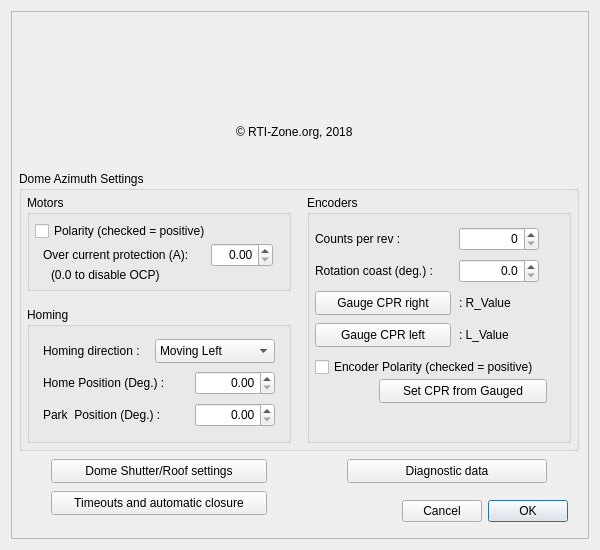
<?xml version="1.0" encoding="UTF-8"?>
<ui version="4.0">
 <class>X2Dome</class>
 <widget class="QDialog" name="X2Dome">
  <property name="geometry">
   <rect>
    <x>0</x>
    <y>0</y>
    <width>600</width>
    <height>550</height>
   </rect>
  </property>
  <property name="minimumSize">
   <size>
    <width>600</width>
    <height>550</height>
   </size>
  </property>
  <property name="maximumSize">
   <size>
    <width>600</width>
    <height>550</height>
   </size>
  </property>
  <property name="windowTitle">
   <string>DomePro settings</string>
  </property>
  <layout class="QVBoxLayout" name="verticalLayout_5">
   <item>
    <widget class="X2Form" name="X2Form">
     <property name="minimumSize">
      <size>
       <width>560</width>
       <height>0</height>
      </size>
     </property>
     <property name="maximumSize">
      <size>
       <width>9999</width>
       <height>9999</height>
      </size>
     </property>
     <property name="frameShape">
      <enum>QFrame::StyledPanel</enum>
     </property>
     <property name="frameShadow">
      <enum>QFrame::Raised</enum>
     </property>
     <property name="SerialPortName" stdset="0">
      <string/>
     </property>
     <widget class="QGroupBox" name="MaxDomeIIParams">
      <property name="geometry">
       <rect>
        <x>8</x>
        <y>160</y>
        <width>560</width>
        <height>280</height>
       </rect>
      </property>
      <property name="title">
       <string>Dome Azimuth Settings</string>
      </property>
      <widget class="QGroupBox" name="groupBox_2">
       <property name="geometry">
        <rect>
         <x>288</x>
         <y>24</y>
         <width>264</width>
         <height>248</height>
        </rect>
       </property>
       <property name="title">
        <string>Encoders</string>
       </property>
       <widget class="QPushButton" name="pushButton">
        <property name="geometry">
         <rect>
          <x>8</x>
          <y>96</y>
          <width>136</width>
          <height>24</height>
         </rect>
        </property>
        <property name="text">
         <string>Gauge CPR right</string>
        </property>
       </widget>
       <widget class="QCheckBox" name="checkBox_2">
        <property name="geometry">
         <rect>
          <x>8</x>
          <y>160</y>
          <width>248</width>
          <height>24</height>
         </rect>
        </property>
        <property name="text">
         <string>Encoder Polarity (checked = positive)</string>
        </property>
       </widget>
       <widget class="QLabel" name="label_3">
        <property name="geometry">
         <rect>
          <x>8</x>
          <y>64</y>
          <width>136</width>
          <height>24</height>
         </rect>
        </property>
        <property name="text">
         <string>Rotation coast (deg.) : </string>
        </property>
       </widget>
       <widget class="QLabel" name="label">
        <property name="geometry">
         <rect>
          <x>8</x>
          <y>32</y>
          <width>136</width>
          <height>24</height>
         </rect>
        </property>
        <property name="text">
         <string>Counts per rev :</string>
        </property>
       </widget>
       <widget class="QSpinBox" name="ticksPerRev">
        <property name="geometry">
         <rect>
          <x>152</x>
          <y>32</y>
          <width>80</width>
          <height>24</height>
         </rect>
        </property>
        <property name="alignment">
         <set>Qt::AlignRight|Qt::AlignTrailing|Qt::AlignVCenter</set>
        </property>
        <property name="maximum">
         <number>65535</number>
        </property>
       </widget>
       <widget class="QDoubleSpinBox" name="doubleSpinBox">
        <property name="geometry">
         <rect>
          <x>152</x>
          <y>64</y>
          <width>80</width>
          <height>24</height>
         </rect>
        </property>
        <property name="alignment">
         <set>Qt::AlignRight|Qt::AlignTrailing|Qt::AlignVCenter</set>
        </property>
        <property name="decimals">
         <number>1</number>
        </property>
        <property name="maximum">
         <double>360.000000000000000</double>
        </property>
       </widget>
       <widget class="QPushButton" name="pushButton_5">
        <property name="geometry">
         <rect>
          <x>8</x>
          <y>128</y>
          <width>136</width>
          <height>24</height>
         </rect>
        </property>
        <property name="text">
         <string>Gauge CPR left</string>
        </property>
       </widget>
       <widget class="QLabel" name="label_5">
        <property name="geometry">
         <rect>
          <x>152</x>
          <y>96</y>
          <width>96</width>
          <height>24</height>
         </rect>
        </property>
        <property name="text">
         <string>: R_Value</string>
        </property>
       </widget>
       <widget class="QLabel" name="label_6">
        <property name="geometry">
         <rect>
          <x>152</x>
          <y>128</y>
          <width>96</width>
          <height>24</height>
         </rect>
        </property>
        <property name="text">
         <string>: L_Value</string>
        </property>
       </widget>
       <widget class="QPushButton" name="pushButton_6">
        <property name="geometry">
         <rect>
          <x>72</x>
          <y>184</y>
          <width>168</width>
          <height>24</height>
         </rect>
        </property>
        <property name="text">
         <string>Set CPR from Gauged</string>
        </property>
       </widget>
      </widget>
      <widget class="QGroupBox" name="groupBox">
       <property name="geometry">
        <rect>
         <x>8</x>
         <y>24</y>
         <width>264</width>
         <height>96</height>
        </rect>
       </property>
       <property name="title">
        <string>Motors</string>
       </property>
       <widget class="QCheckBox" name="checkBox">
        <property name="geometry">
         <rect>
          <x>8</x>
          <y>24</y>
          <width>232</width>
          <height>24</height>
         </rect>
        </property>
        <property name="text">
         <string>Polarity (checked = positive)</string>
        </property>
       </widget>
       <widget class="QLabel" name="label_14">
        <property name="geometry">
         <rect>
          <x>16</x>
          <y>48</y>
          <width>168</width>
          <height>24</height>
         </rect>
        </property>
        <property name="text">
         <string>Over current protection (A):</string>
        </property>
       </widget>
       <widget class="QDoubleSpinBox" name="overCurrentProtection">
        <property name="geometry">
         <rect>
          <x>184</x>
          <y>48</y>
          <width>62</width>
          <height>24</height>
         </rect>
        </property>
        <property name="alignment">
         <set>Qt::AlignRight|Qt::AlignTrailing|Qt::AlignVCenter</set>
        </property>
       </widget>
       <widget class="QLabel" name="label_15">
        <property name="geometry">
         <rect>
          <x>24</x>
          <y>72</y>
          <width>128</width>
          <height>16</height>
         </rect>
        </property>
        <property name="text">
         <string>(0.0 to disable OCP)</string>
        </property>
       </widget>
      </widget>
      <widget class="QGroupBox" name="groupBox_4">
       <property name="geometry">
        <rect>
         <x>8</x>
         <y>136</y>
         <width>264</width>
         <height>136</height>
        </rect>
       </property>
       <property name="title">
        <string>Homing</string>
       </property>
       <widget class="QLabel" name="label_2">
        <property name="geometry">
         <rect>
          <x>16</x>
          <y>64</y>
          <width>136</width>
          <height>24</height>
         </rect>
        </property>
        <property name="text">
         <string>Home Position (Deg.) :</string>
        </property>
       </widget>
       <widget class="QDoubleSpinBox" name="homePosition">
        <property name="geometry">
         <rect>
          <x>168</x>
          <y>64</y>
          <width>80</width>
          <height>24</height>
         </rect>
        </property>
        <property name="alignment">
         <set>Qt::AlignRight|Qt::AlignTrailing|Qt::AlignVCenter</set>
        </property>
        <property name="maximum">
         <double>359.990000000000009</double>
        </property>
       </widget>
       <widget class="QLabel" name="label_12">
        <property name="geometry">
         <rect>
          <x>16</x>
          <y>32</y>
          <width>136</width>
          <height>24</height>
         </rect>
        </property>
        <property name="text">
         <string>Homing direction :</string>
        </property>
       </widget>
       <widget class="QComboBox" name="comboBox_3">
        <property name="geometry">
         <rect>
          <x>128</x>
          <y>32</y>
          <width>120</width>
          <height>24</height>
         </rect>
        </property>
        <item>
         <property name="text">
          <string>Moving Left</string>
         </property>
        </item>
        <item>
         <property name="text">
          <string>Moving Right</string>
         </property>
        </item>
       </widget>
       <widget class="QLabel" name="label_13">
        <property name="geometry">
         <rect>
          <x>16</x>
          <y>96</y>
          <width>136</width>
          <height>24</height>
         </rect>
        </property>
        <property name="text">
         <string>Park  Position (Deg.) :</string>
        </property>
       </widget>
       <widget class="QDoubleSpinBox" name="parkPosition">
        <property name="geometry">
         <rect>
          <x>168</x>
          <y>96</y>
          <width>80</width>
          <height>24</height>
         </rect>
        </property>
        <property name="alignment">
         <set>Qt::AlignRight|Qt::AlignTrailing|Qt::AlignVCenter</set>
        </property>
        <property name="maximum">
         <double>359.990000000000009</double>
        </property>
       </widget>
      </widget>
     </widget>
     <widget class="QWidget" name="layoutWidget">
      <property name="geometry">
       <rect>
        <x>152</x>
        <y>8</y>
        <width>264</width>
        <height>148</height>
       </rect>
      </property>
      <layout class="QGridLayout" name="gridLayout_4">
       <item row="2" column="0" alignment="Qt::AlignHCenter">
        <widget class="QLabel" name="label_4">
         <property name="text">
          <string>© RTI-Zone.org, 2018</string>
         </property>
        </widget>
       </item>
       <item row="1" column="0">
        <widget class="QLabel" name="label_logo">
         <property name="text">
          <string/>
         </property>
         <property name="pixmap">
          <pixmap>Astrometric.png</pixmap>
         </property>
         <property name="alignment">
          <set>Qt::AlignCenter</set>
         </property>
         <property name="X2_PhotoFileName" stdset="0">
          <string>Astrometric.png</string>
         </property>
        </widget>
       </item>
      </layout>
     </widget>
     <widget class="QWidget" name="layoutWidget">
      <property name="geometry">
       <rect>
        <x>344</x>
        <y>480</y>
        <width>213</width>
        <height>40</height>
       </rect>
      </property>
      <layout class="QHBoxLayout" name="horizontalLayout_4">
       <item>
        <spacer name="horizontalSpacer_4">
         <property name="orientation">
          <enum>Qt::Horizontal</enum>
         </property>
         <property name="sizeHint" stdset="0">
          <size>
           <width>40</width>
           <height>20</height>
          </size>
         </property>
        </spacer>
       </item>
       <item>
        <widget class="QPushButton" name="pushButtonCancel">
         <property name="text">
          <string>Cancel</string>
         </property>
        </widget>
       </item>
       <item>
        <widget class="QPushButton" name="pushButtonOK">
         <property name="text">
          <string>OK</string>
         </property>
         <property name="checkable">
          <bool>false</bool>
         </property>
         <property name="autoDefault">
          <bool>true</bool>
         </property>
         <property name="default">
          <bool>true</bool>
         </property>
        </widget>
       </item>
      </layout>
     </widget>
     <widget class="QPushButton" name="pushButton_2">
      <property name="geometry">
       <rect>
        <x>336</x>
        <y>448</y>
        <width>200</width>
        <height>24</height>
       </rect>
      </property>
      <property name="text">
       <string>Diagnostic data</string>
      </property>
     </widget>
     <widget class="QPushButton" name="pushButton_3">
      <property name="geometry">
       <rect>
        <x>40</x>
        <y>448</y>
        <width>216</width>
        <height>24</height>
       </rect>
      </property>
      <property name="text">
       <string>Dome Shutter/Roof settings</string>
      </property>
     </widget>
     <widget class="QPushButton" name="pushButton_4">
      <property name="geometry">
       <rect>
        <x>40</x>
        <y>480</y>
        <width>216</width>
        <height>24</height>
       </rect>
      </property>
      <property name="text">
       <string>Timeouts and automatic closure</string>
      </property>
     </widget>
     <zorder>layoutWidget</zorder>
     <zorder>layoutWidget</zorder>
     <zorder>MaxDomeIIParams</zorder>
     <zorder>pushButton_2</zorder>
     <zorder>pushButton_3</zorder>
     <zorder>pushButton_4</zorder>
    </widget>
   </item>
  </layout>
 </widget>
 <customwidgets>
  <customwidget>
   <class>X2Form</class>
   <extends>QFrame</extends>
   <header>x2form.h</header>
   <container>1</container>
  </customwidget>
 </customwidgets>
 <resources/>
 <connections/>
 <designerdata>
  <property name="gridDeltaX">
   <number>8</number>
  </property>
  <property name="gridDeltaY">
   <number>8</number>
  </property>
  <property name="gridSnapX">
   <bool>true</bool>
  </property>
  <property name="gridSnapY">
   <bool>true</bool>
  </property>
  <property name="gridVisible">
   <bool>true</bool>
  </property>
 </designerdata>
</ui>
